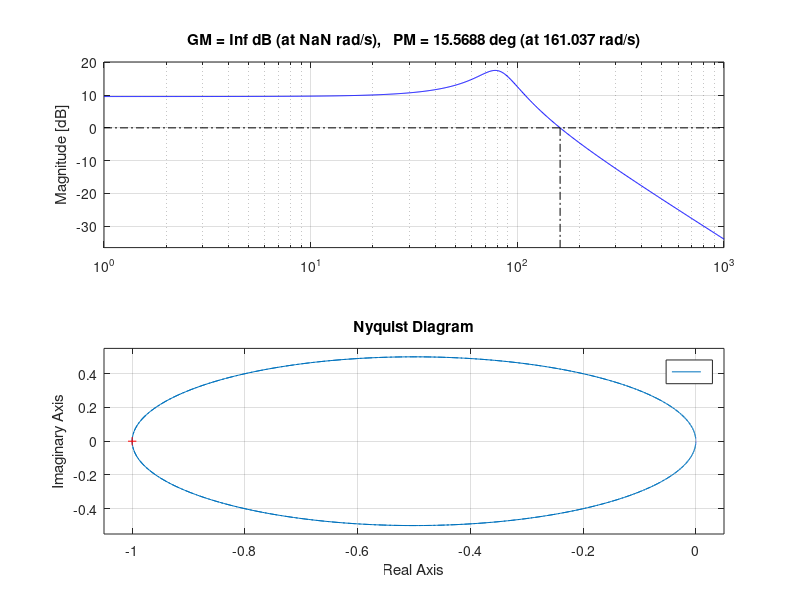

Write the MATLAB code that produced this figure.
%Variaveis
R1 = 40*10^3;
R2 = 60*10^3;
C1 = 250*10^(-9);
C2 = C1;
W = 2;

%K = 0.5;
%K = 1;
K = 2;

N1 = conv((1+K),(1/(R1*C1*R2*C2)));
D1 = [1 ((1/(R1*C1))+(1/(R2*C1))-(K*(1/(R2*C2)))) (1/(R1*C1*R2*C2))];
G1 = tf(N1,D1);

%Transfer function G1 para K = 0.5:
%        1e004
% --------------------
% s^2 + 133.3 s + 6667

%Transfer function G1 para K = 1:
%     1.333e004
% ------------------
% s^2 + 100 s + 6667

%Transfer function G1 para K = 2:
%        2e004
% --------------------
% s^2 + 33.33 s + 6667

N2 = [-(1/(R2*C2)) 0];
D2 = [1 ((1/(R1*C1))+(1/(R2*C1))) (1/(R1*C1*R2*C2))];
G2 = tf(N2,D2);

%Transfer function:
%       66.67 s
% --------------------
% s^2 + 166.7 s + 6667

zpk(G2)
%Zero/pole/gain:
%    -66.6667 s
% -----------------
% (s+100) (s+66.67)

bode(G2)
margin(G2)
grid on;

bode(G1)
margin(G1)
grid on;

nyquist((1/0.4)*G2)
Kest = (1/0.4);
